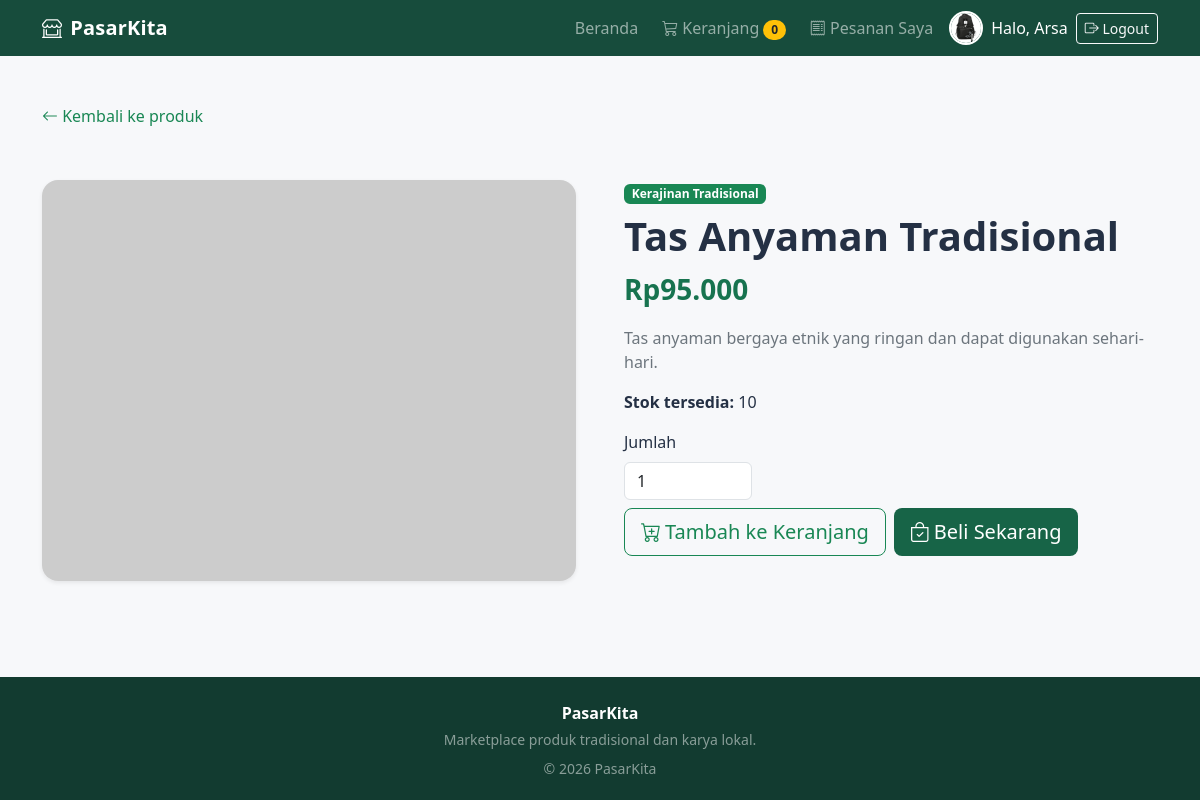
Page /detail.php?id=3 (signed in) on the committed database.
### tables this page shows
CREATE TABLE `products` (
  `id_produk` int(10) UNSIGNED NOT NULL,
  `id_user` int(10) UNSIGNED NOT NULL,
  `id_kategori` int(10) UNSIGNED NOT NULL,
  `nama_produk` varchar(150) NOT NULL,
  `deskripsi` text DEFAULT NULL,
  `harga` decimal(12,2) UNSIGNED NOT NULL DEFAULT 0.00,
  `stok` int(10) UNSIGNED NOT NULL DEFAULT 0,
  `gambar` varchar(255) DEFAULT NULL,
  `status` enum('aktif','nonaktif') NOT NULL DEFAULT 'aktif',
  `created_at` timestamp NOT NULL DEFAULT current_timestamp(),
  `updated_at` timestamp NULL DEFAULT NULL ON UPDATE current_timestamp()
);

CREATE TABLE `categories` (
  `id_kategori` int(10) UNSIGNED NOT NULL,
  `nama_kategori` varchar(100) NOT NULL,
  `deskripsi` text DEFAULT NULL,
  `created_at` timestamp NOT NULL DEFAULT current_timestamp()
);

### detail.php (the view, shortened to what this page needs)
<?php
require_once "config/database.php";
$id = filter_input(INPUT_GET, 'id', FILTER_VALIDATE_INT);
$stmt = $conn->prepare("SELECT p.*, c.nama_kategori FROM products p
                        JOIN categories c ON c.id_kategori=p.id_kategori
                        WHERE p.id_produk=? AND p.status='aktif' LIMIT 1");
$stmt->bind_param("i", $id);
$stmt->execute();
$product = $stmt->get_result()->fetch_assoc();
require "includes/header.php";
?>
<div class="container py-5">
    <a href="index.php" class="text-decoration-none text-success"><i class="bi bi-arrow-left"></i> Kembali ke produk</a>
    <div class="row g-4 g-lg-5 mt-1 align-items-start">
        <div class="col-lg-6">
            <img class="detail-img shadow-sm" src="<?= htmlspecialchars($product['gambar'] ?: 'https://placehold.co/800x600/e8efe9/174c3c?text=PasarKita') ?>"
                 alt="<?= htmlspecialchars($product['nama_produk']) ?>"
                 onerror="this.src='https://placehold.co/800x600/e8efe9/174c3c?text=PasarKita'">
        </div>
        <div class="col-lg-6">
            <span class="badge text-bg-success mb-2"><?= htmlspecialchars($product['nama_kategori']) ?></span>
            <h1 class="fw-bold"><?= htmlspecialchars($product['nama_produk']) ?></h1>
            <div class="price fs-3 mb-3">Rp<?= number_format((float)$product['harga'], 0, ',', '.') ?></div>
            <p class="text-secondary"><?= nl2br(htmlspecialchars($product['deskripsi'] ?? 'Belum ada deskripsi produk.')) ?></p>
            <p><strong>Stok tersedia:</strong> <?= (int)$product['stok'] ?></p>
            <?php if ((int)$product['stok'] > 0): ?>
            <form method="post" class="row g-2 align-items-end">
                <div class="col-4 col-md-3">
                    <label class="form-label" for="jumlah">Jumlah</label>
                    <input class="form-control" id="jumlah" type="number" name="jumlah" value="1" min="1" max="<?= (int)$product['stok'] ?>" required>
                </div>
                <div class="col-auto">
                    <div class="d-flex flex-wrap gap-2">
                        <button class="btn btn-outline-success btn-lg" type="submit" name="aksi" value="keranjang"><i class="bi bi-cart-plus me-1"></i>Tambah ke Keranjang</button>
                        <button class="btn btn-pasar btn-lg" type="submit" name="aksi" value="beli_sekarang"><i class="bi bi-bag-check me-1"></i>Beli Sekarang</button>
                    </div>
                </div>
            </form>
            <?php else: ?>
                <button class="btn btn-secondary" disabled>Stok Habis</button>
            <?php endif; ?>
        </div>
    </div>
</div>
<?php require "includes/footer.php"; ?>

### assets/css/style.css (style rules this page uses)
body { background: #f7f8fa; color: #243044; }
.price { color: #17734f; font-weight: 800; }
.btn-pasar { background: #176447; color: #fff; border: 0; }
.detail-img { width: 100%; max-height: 440px; object-fit: cover; border-radius: 1rem; }

### rows in the picture
products: id_kategori.nama_kategori "Kerajinan Tradisional", nama_produk "Tas Anyaman Tradisional", harga "95.000", deskripsi "Tas anyaman bergaya etnik yang ringan dan dapat digunakan sehari-hari.", stok "10"

### other values in the picture
$jumlahKeranjang "0"
$user['nama'] "Arsa"
